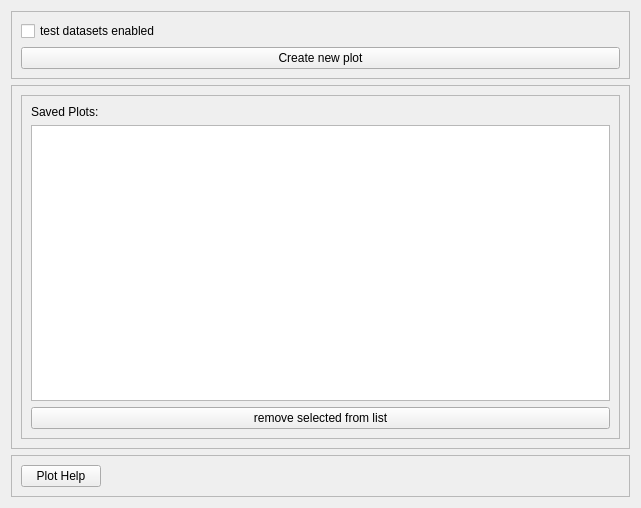
<?xml version="1.0" encoding="UTF-8"?>
<ui version="4.0">
 <class>Form</class>
 <widget class="QWidget" name="Form">
  <property name="geometry">
   <rect>
    <x>0</x>
    <y>0</y>
    <width>641</width>
    <height>508</height>
   </rect>
  </property>
  <property name="windowTitle">
   <string>Form</string>
  </property>
  <layout class="QVBoxLayout" name="verticalLayout">
   <item>
    <widget class="QFrame" name="frame_12">
     <property name="sizePolicy">
      <sizepolicy hsizetype="Preferred" vsizetype="Preferred">
       <horstretch>0</horstretch>
       <verstretch>0</verstretch>
      </sizepolicy>
     </property>
     <property name="frameShape">
      <enum>QFrame::StyledPanel</enum>
     </property>
     <property name="frameShadow">
      <enum>QFrame::Raised</enum>
     </property>
     <layout class="QVBoxLayout" name="verticalLayout_8">
      <item>
       <widget class="QCheckBox" name="test_check">
        <property name="text">
         <string>test datasets enabled</string>
        </property>
       </widget>
      </item>
      <item>
       <widget class="QPushButton" name="create_new_plot_button">
        <property name="sizePolicy">
         <sizepolicy hsizetype="Minimum" vsizetype="Preferred">
          <horstretch>0</horstretch>
          <verstretch>0</verstretch>
         </sizepolicy>
        </property>
        <property name="text">
         <string>Create new plot</string>
        </property>
       </widget>
      </item>
     </layout>
    </widget>
   </item>
   <item>
    <widget class="QFrame" name="frame_10">
     <property name="sizePolicy">
      <sizepolicy hsizetype="Preferred" vsizetype="Expanding">
       <horstretch>0</horstretch>
       <verstretch>0</verstretch>
      </sizepolicy>
     </property>
     <property name="frameShape">
      <enum>QFrame::StyledPanel</enum>
     </property>
     <property name="frameShadow">
      <enum>QFrame::Raised</enum>
     </property>
     <layout class="QHBoxLayout" name="horizontalLayout_4">
      <item>
       <widget class="QFrame" name="frame_13">
        <property name="sizePolicy">
         <sizepolicy hsizetype="Minimum" vsizetype="Preferred">
          <horstretch>0</horstretch>
          <verstretch>0</verstretch>
         </sizepolicy>
        </property>
        <property name="frameShape">
         <enum>QFrame::StyledPanel</enum>
        </property>
        <property name="frameShadow">
         <enum>QFrame::Raised</enum>
        </property>
        <layout class="QVBoxLayout" name="verticalLayout_12">
         <item>
          <widget class="QLabel" name="label_11">
           <property name="sizePolicy">
            <sizepolicy hsizetype="Fixed" vsizetype="Fixed">
             <horstretch>0</horstretch>
             <verstretch>0</verstretch>
            </sizepolicy>
           </property>
           <property name="text">
            <string>Saved Plots:</string>
           </property>
          </widget>
         </item>
         <item>
          <widget class="QListWidget" name="plot_listwidget">
           <property name="sizePolicy">
            <sizepolicy hsizetype="Ignored" vsizetype="Ignored">
             <horstretch>10</horstretch>
             <verstretch>0</verstretch>
            </sizepolicy>
           </property>
           <property name="minimumSize">
            <size>
             <width>0</width>
             <height>0</height>
            </size>
           </property>
          </widget>
         </item>
         <item>
          <widget class="QPushButton" name="remove_plot_button">
           <property name="text">
            <string>remove selected from list</string>
           </property>
          </widget>
         </item>
        </layout>
       </widget>
      </item>
     </layout>
    </widget>
   </item>
   <item>
    <widget class="QFrame" name="frame_19">
     <property name="sizePolicy">
      <sizepolicy hsizetype="Preferred" vsizetype="Fixed">
       <horstretch>0</horstretch>
       <verstretch>0</verstretch>
      </sizepolicy>
     </property>
     <property name="frameShape">
      <enum>QFrame::StyledPanel</enum>
     </property>
     <property name="frameShadow">
      <enum>QFrame::Raised</enum>
     </property>
     <layout class="QHBoxLayout" name="horizontalLayout_16">
      <item>
       <widget class="QPushButton" name="plot_help_button">
        <property name="text">
         <string>Plot Help</string>
        </property>
       </widget>
      </item>
      <item>
       <spacer name="horizontalSpacer_7">
        <property name="orientation">
         <enum>Qt::Horizontal</enum>
        </property>
        <property name="sizeHint" stdset="0">
         <size>
          <width>40</width>
          <height>20</height>
         </size>
        </property>
       </spacer>
      </item>
     </layout>
    </widget>
   </item>
  </layout>
 </widget>
 <resources/>
 <connections/>
</ui>
